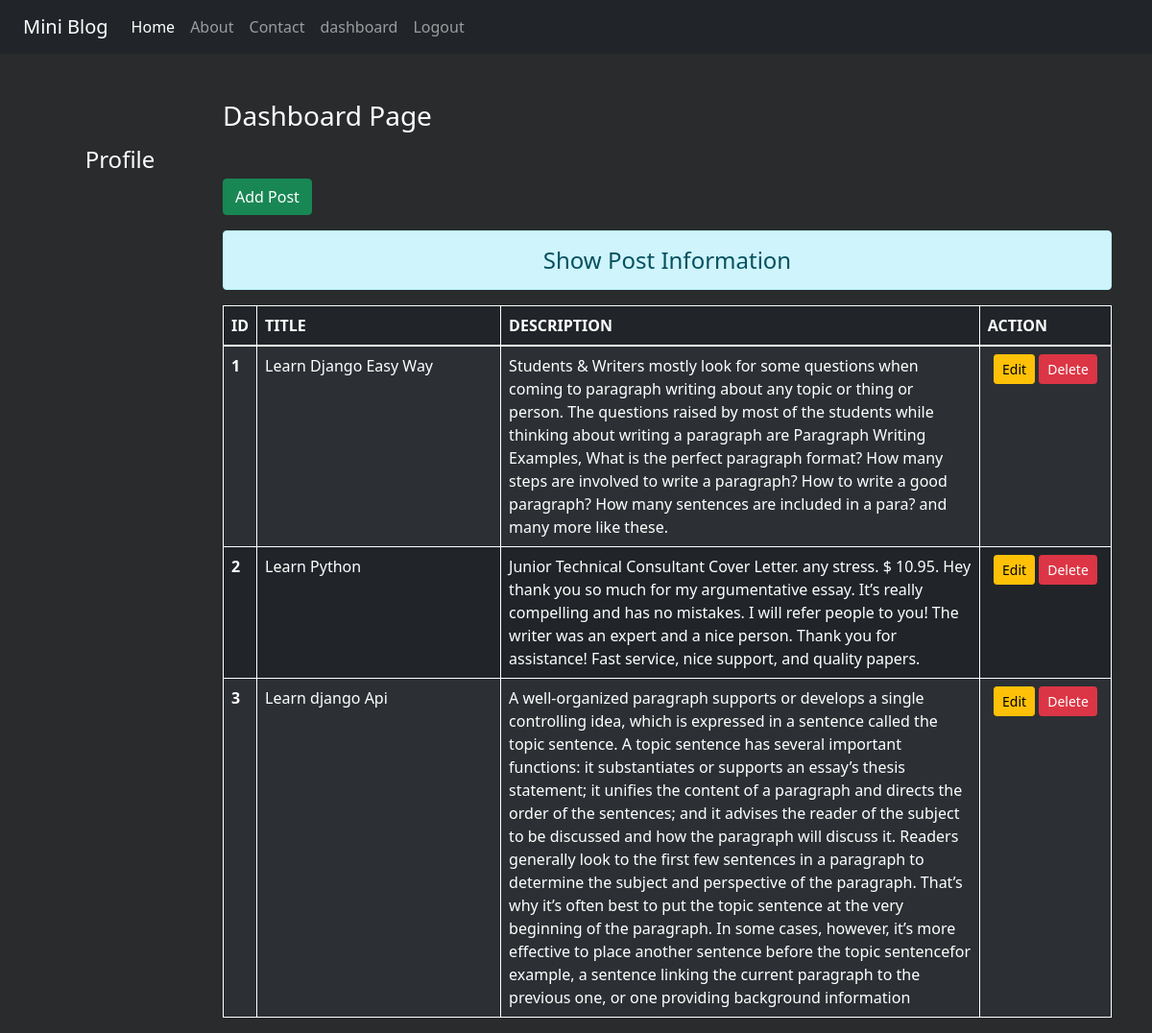
The page /dashboard/ (signed in) on the database its author committed.
### blog/models.py (models this page shows)
class Post(models.Model):
    title = models.CharField(max_length=150)
    desc = models.TextField()

### blog/views.py (the view)
# urls.py: path('dashboard/', views.dashboard,name='dashboard'),
def dashboard(request):
    if request.user.is_authenticated:
        posts = Post.objects.all()
        user = request.user
        fname=user.get_full_name()
        gps = user.groups.all()
        return render(request,'blog/dashboard.html',{'posts':posts,'full_name':fname,'groups':gps})
    else:
        return HttpResponseRedirect('/login/')

### blog/templates/blog/dashboard.html (shortened to what this page needs)
{% extends 'blog/base.html' %}
{% load static %}
{% block side %}
<div class="col-sm-2 text-white my-5 text-center">
  <h4 class="my-5">Profile</h4>
</div>
{% endblock side %}
{% block content %}
<div class="col-sm-10">
    <h3 class="text-white my-5">Dashboard Page</h3>
      <a href="{% url 'addpost' %}" class="btn btn-success">Add Post</a>
    <h4 class="text-center alert alert-info mt-3">Show Post Information</h4>
    {% if posts %}
      <table class="table table-dark table-striped table-bordered border-white">
        <thead>
          <tr>
            <th scope="col" style="width:2%">ID</th>
            <th scope="col" style="width:28%">TITLE</th>
            <th scope="col" style="width:55%">DESCRIPTION</th>
            <th scope="col" style="width:15%">ACTION</th>
          </tr>
        </thead>
        <tbody>
          {% for post in posts %}
          <tr>
            <th scope="row">{{post.id}}</th>
            <td>{{post.title}}</td>
            <td>{{post.desc}}</td>
            <td class="text-center">
              <a href="{% url 'updatepost' post.id %}" class="btn btn-warning btn-sm">Edit</a>
              {% if perms.blog.delete_post %}
              <form action="{% url 'deletepost' post.id %}" method="post" class="d-inline">
                <input type="submit" class="btn btn-danger btn-sm" value="Delete">
              </form>
              {% endif %}
            </td>
          </tr>
          {% endfor %}
        </tbody>
      </table>
    {% else %}
      <h4 class="text-center alert alert-warning">No Records</h4>
    {% endif %}
</div>
{% endblock content %}

### blog/templates/blog/base.html (shortened to what this page needs)
<!DOCTYPE html>
{% load static %}
<html lang="en">
<head>
    <link rel="stylesheet" href="{% static 'blog/css/bootstrap.css' %}">
    <link rel="stylesheet" href="{% static 'blog/css/style.css' %}">
</head>
<body>
    <div class="container-fluid bg-dark">
        {% include 'blog/navbar.html' %}
    </div>
    <div class="container">
        <div class="row">
            {% block side %}
            {% endblock side %}
            {% block content %}
            {% endblock content %}
        </div>
    </div>
</body>
</html>

### blog/templates/blog/navbar.html (shortened to what this page needs)
<nav class="navbar navbar-expand-lg navbar-dark bg-dark">
    <div class="container-fluid">
      <a class="navbar-brand" href="{% url 'home' %}">Mini Blog</a>
      <div class="collapse navbar-collapse" id="navbarNav">
        <ul class="navbar-nav">
          <li class="nav-item">
            <a class="nav-link active" aria-current="page" href="{% url 'home' %}">Home</a>
          </li>
          <li class="nav-item">
            <a class="nav-link" href="{% url 'about' %}">About</a>
          </li>
          <li class="nav-item">
            <a class="nav-link" href="{% url 'contact' %}">Contact</a>
          </li>
          {% if request.user.is_authenticated %}
          <li class="nav-item">
            <a class="nav-link" href="{% url 'dashboard' %}">dashboard</a>
          </li>
          <li class="nav-item">
            <a class="nav-link" href="{% url 'logout' %}">Logout</a>
          </li>
          {% endif %}
        </ul>
      </div>
    </div>
  </nav>

### blog/static/blog/css/style.css (style rules this page uses)
body { background-color: rgb(41, 43, 44); color: antiquewhite; }

### rows shown on the page
Post: id "1", title "Learn Django Easy Way", desc "Students & Writers mostly look for some questions when coming to paragraph writing about any topic or thing or person. The questions raised by most of the students while thinking about writing a paragraph are Paragraph Writing Examples, What is the perfect paragraph format? How many steps are involved to write a paragraph? How to write a good paragraph? How many sentences are included in a para? and many more like these."
Post: id "2", title "Learn Python", desc "Junior Technical Consultant Cover Letter. any stress. $ 10.95. Hey thank you so much for my argumentative essay. It’s really compelling and has no mistakes. I will refer people to you! The writer was an expert and a nice person. Thank you for assistance! Fast service, nice support, and quality papers."
Post: id "3", title "Learn django Api", desc "A well-organized paragraph supports or develops a single controlling idea, which is expressed in a sentence called the topic sentence. A topic sentence has several important functions: it substantiates or supports an essay’s thesis statement; it unifies the content of a paragraph and directs the order of the sentences; and it advises the reader of the subject to be discussed and how the paragraph will discuss it. Readers generally look to the first few sentences in a paragraph to determine the subject and perspective of the paragraph. That’s why it’s often best to put the topic sentence at the very beginning of the paragraph. In some cases, however, it’s more effective to place another…"
